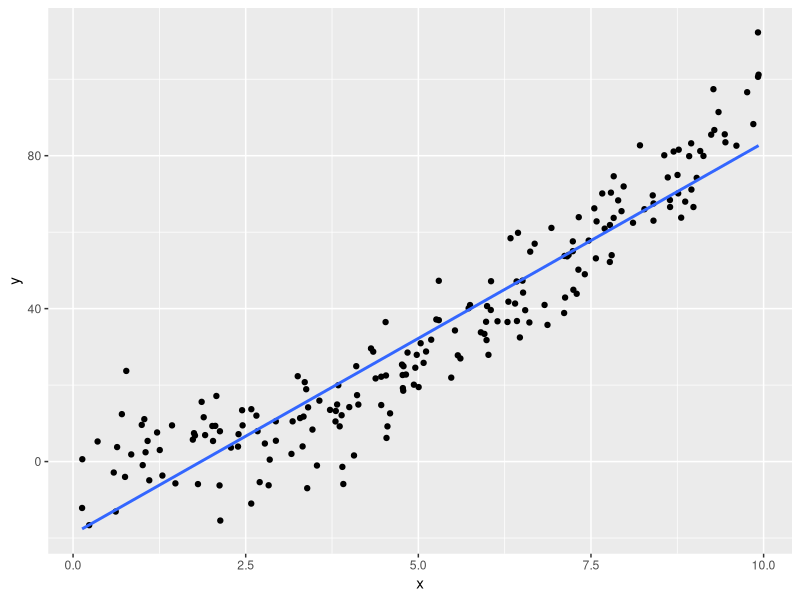
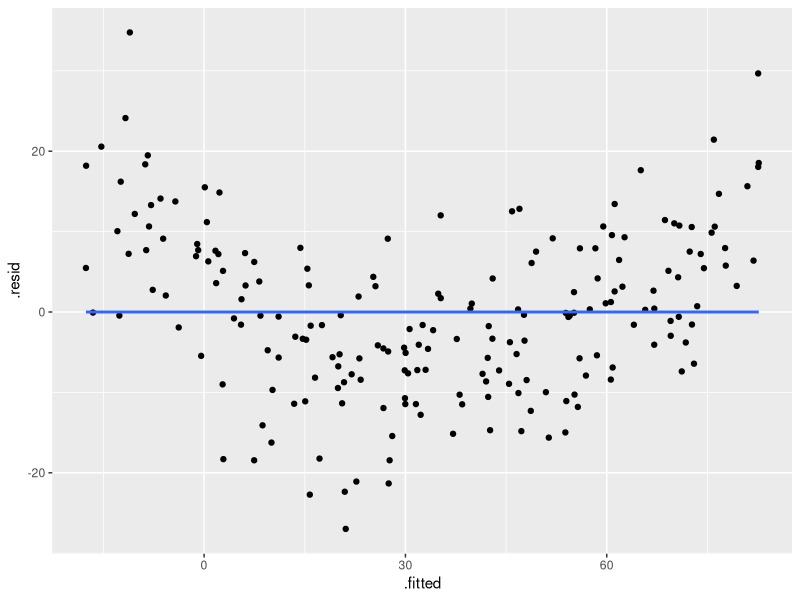

Recreate these plots in R, in order.
## ---- chunk 1
#| label: setup
#| message: false

library(tidyverse)
curved <- read_csv("curved.csv")
## ---- chunk 2
ggplot(curved, aes(x = x,
                   y = y)) +
  geom_point()+
  geom_smooth(method = "lm",
              se = FALSE)
## ---- chunk 3
model <- lm(y ~ x,
            data = curved)
summary(model)
## ---- chunk 4
library(broom)
curved_aug <- augment(model)
glimpse(curved_aug)
## ---- chunk 5
ggplot(curved_aug, aes(x = .fitted,
                       y = .resid)) +
  geom_point() +
  geom_smooth(method = "lm",
              se = FALSE)
## ---- chunk 6
library(readxl)
parenting <- read_excel("parenting.xlsx")
glimpse(parenting)
## ---- chunk 7
model_large <- lm(dan.sleep ~ baby.sleep + dan.sleep,
                  data = parenting)
## ---- chunk 8
summary(model_large)
